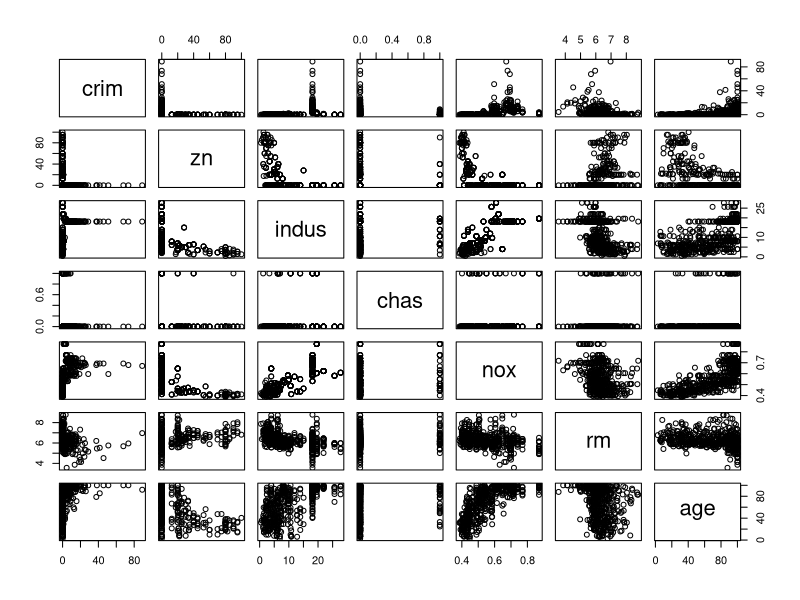
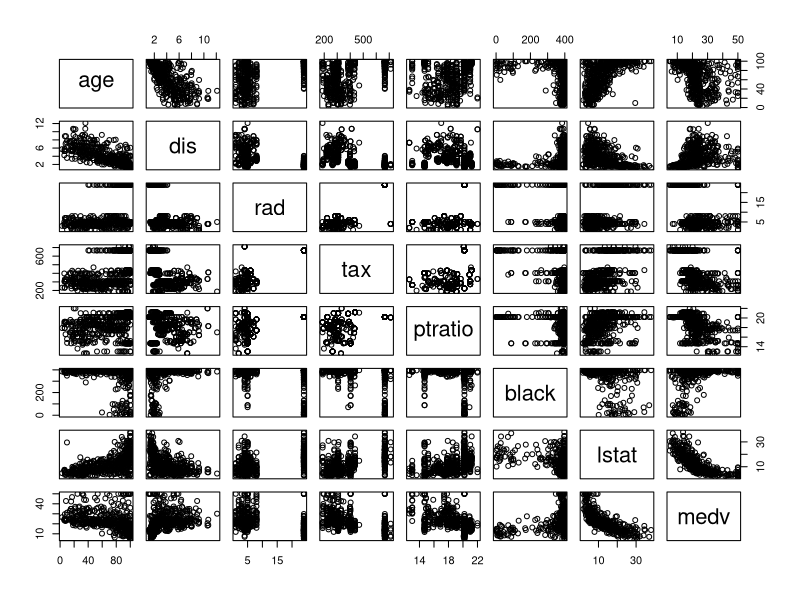
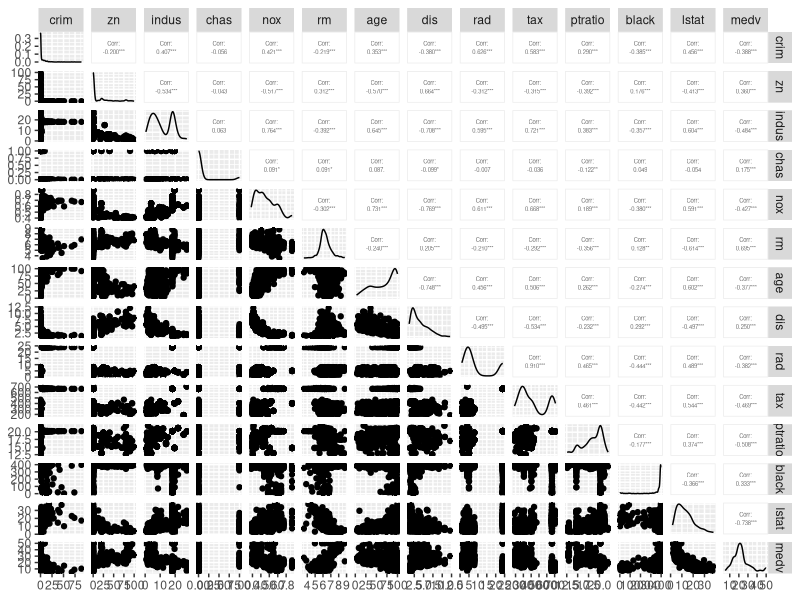
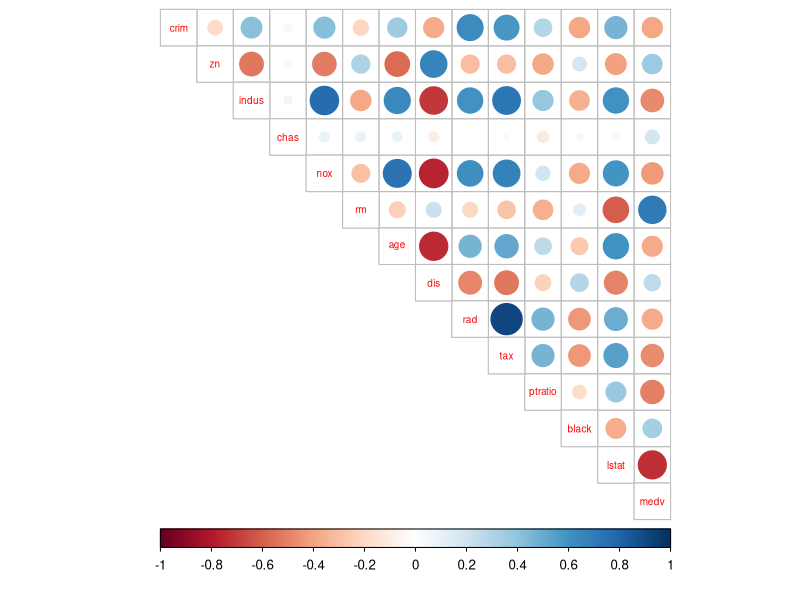
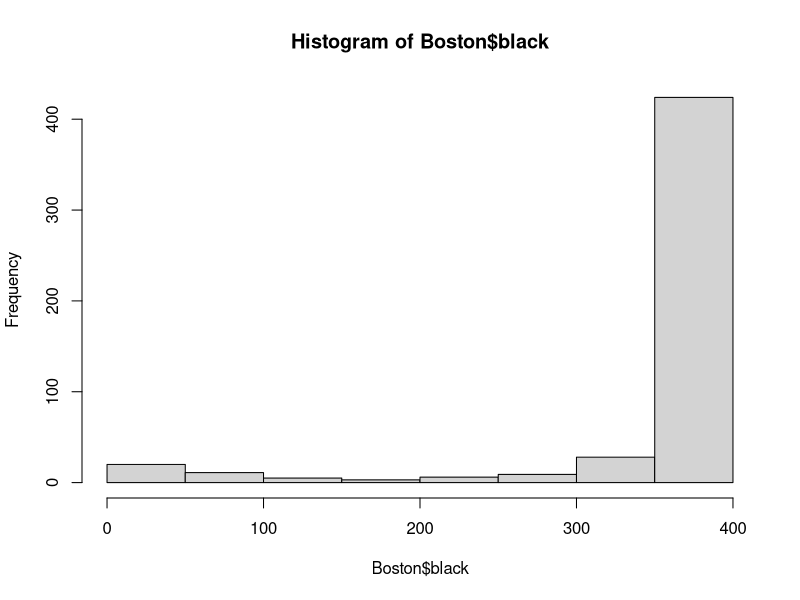
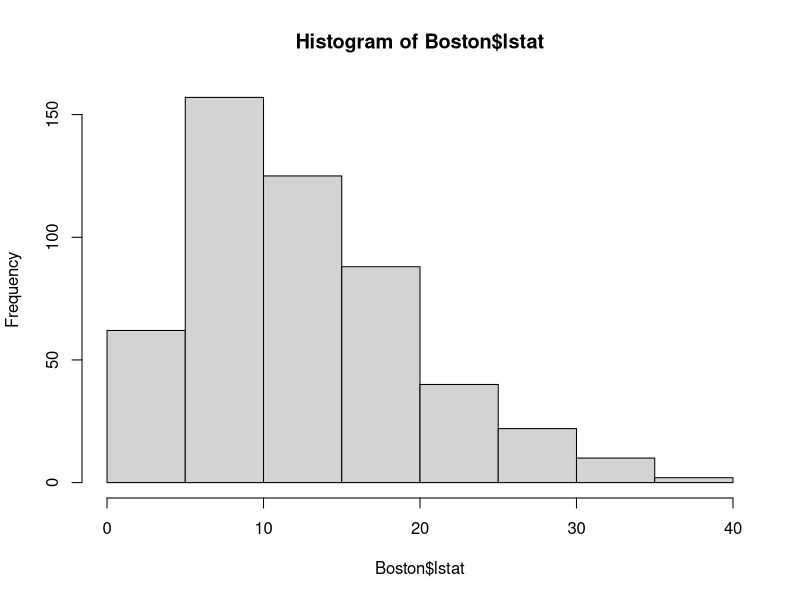
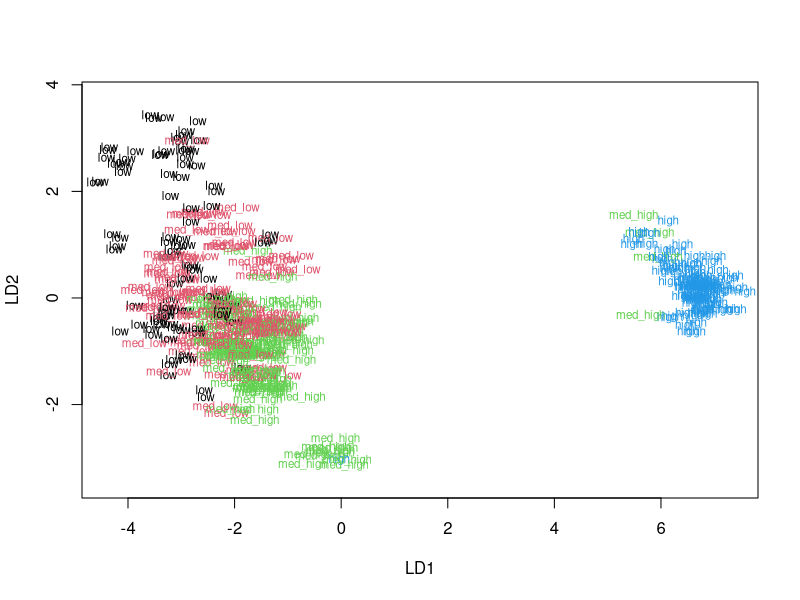
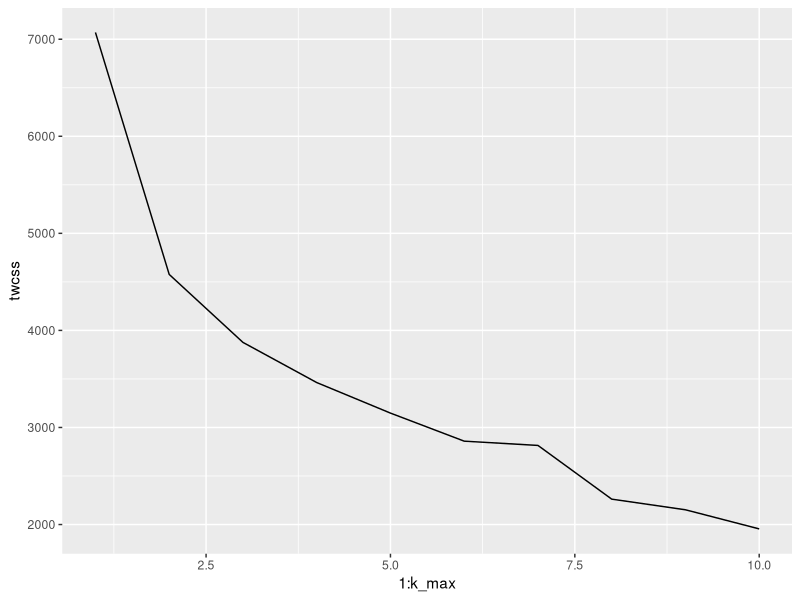

Write R code to recreate these figures, in order.
## ---- chunk 1
#loading the MASS package
library(MASS)
#loading the data from it
data("Boston")


dim(Boston)#506 obs, 14 var.
str(Boston) # all values are numerical, 3 have integer values and the rest have decimals.
head(Boston,10)

## ---- chunk 2
#loading packages
library(tidyverse)
library(corrplot)
library(GGally)

#a graphical overview of the data
#lets do pairs on parts of data at a time to get a clearer picture
pairs(Boston[1:7])
pairs(Boston[7:14])
#looking at distributions and correlations
ggpairs(Boston,lower = list(combo = wrap("facethist", bins = 20)),
             upper = list(continuous = wrap("cor", size = 1.5)))

# calculating the correlation matrix and rounding it
cor_matrix<-cor(Boston) %>% round(2)
#looking into the correlations
cor_matrix
# visualizing the correlation matrix
corrplot(cor_matrix, method="circle", type="upper", cl.pos="b", tl.pos="d",tl.cex=0.6)

#show summaries of the variables
summary(Boston)

#two additional histograms
hist(Boston$black)
hist(Boston$lstat)

## ---- chunk 3
#centering and standardizing the variables
boston_scaled <- scale(Boston)

# summaries of the scaled variables
summary(boston_scaled)

# class of the boston_scaled object
class(boston_scaled) #matrix
# transforming it into a data frame
boston_scaled <- as.data.frame(boston_scaled)

## ---- chunk 4
#creating a quantile vector of crim and print it
q <- quantile(boston_scaled$crim)
q

#Using the quantiles as the break points in the new categorical variable
crime <- cut(boston_scaled$crim, breaks = q, include.lowest = TRUE, label=c("low", "med_low", "med_high", "high"))

#looking into the new factor crime variable
table(crime) #seems fine

#adding the crime variable to the scaled data
boston_scaled <- data.frame(boston_scaled, crime)

#dropping the original crim variable from the data
boston_scaled <- dplyr::select(boston_scaled, -crim)


## ---- chunk 5
#separating the data so that 80% of the data belongs to the train set (and 20% to the test set)

# number of rows in the Boston dataset 
n <- nrow(boston_scaled)

# randomly choosing 80% of the rows
training <- sample(n,  size = n * 0.8)

# create the train set
train <- boston_scaled[training,]

# create the test set 
test <- boston_scaled[-training,]

dim(test) #102 obs
dim(train) #404 obs

## ---- chunk 6
#Fit the linear discriminant analysis on the train set. Use the categorical crime rate as the target variable and all the other variables in the dataset as predictor variables. 

#fitting the LDA
lda.fit <- lda(crime ~ ., data = train)
#printing the model object
lda.fit

# target classes as numeric
target <- as.numeric(train$crime)

#Draw the LDA (bi)plot
plot(lda.fit, dimen = 2, col=target, pch=target)

## ---- chunk 7
#Save the (correct) crime categories from the test set 
correct_crime <- test$crime

# remove the categorical crime variable from the test dataset
test <- dplyr::select(test, -crime)
#
#Predict the classes with the LDA model on the test data. 
lda.pred <- predict(lda.fit, newdata = test)
#
#Cross tabulate the results with the crime categories from the test set. 
table(correct = correct_crime, predicted = lda.pred$class)

## ---- chunk 8
#Reload the Boston dataset
data("Boston")

#standardize the dataset (to get comparable distances below). 
#saving the sclaed data as a data frame
boston_scaled2 <- scale(Boston) %>% as.data.frame()

#looking into last 10 observations
tail(boston_scaled2,10)
#and a summary
summary(boston_scaled2)

#Calculate the distances between the observations.
#First,euclidean distance:
#matrix
dist_eu <- dist(boston_scaled2) #euclidean distance is the default
#summary
summary(dist_eu) # median distance is 4.8 (out of 14.4)
#Second,manhattan distance:
# matrix
dist_man <- dist(boston_scaled2, method="manhattan")
#summary 
summary(dist_man) # median distance is 12.6 (out of 48.9)


#Run k-means algorithm on the dataset. 
km <-kmeans(boston_scaled2, centers = "4")

#Investigate what is the optimal number of clusters and run the algorithm again. 

#looking at how the total of within cluster sum of squares (WCSS) behaves when the number of cluster changes; the optimal number of clusters is when the total WCSS drops radically.

#to always use the same initial cluster center
set.seed(123)
#Let's check how the WCSS change through 10 different cluster amounts (1 to 10 clusters).
k_max <- 10 #the max number of clusters
twcss <- sapply(1:k_max, function(k){kmeans(boston_scaled2, k)$tot.withinss}) #calculating the WCSS

#examining the results
qplot(x = 1:k_max, y = twcss, geom = 'line')
#The biggest drop comes at cluster change from 1 to 2 so 2 clusters seems to be the best choice.

#Let's rerun the k-means clustering
km_f <-kmeans(boston_scaled2, centers = "2")

#plotting (visualising) the clusters (in two subsets to see the results clearer)
pairs(boston_scaled2[1:7], col =km_f$cluster)
pairs(boston_scaled2[8:14], col =km_f$cluster)

#transforming km_f into a factor for the visualization
km_f$cluster <- as.factor(km_f$cluster)

#some further visualization with the two subsets
ggpairs(boston_scaled2[1:7],lower = list(combo = wrap("facethist", bins = 20)),upper = list(continuous = wrap("cor", size = 1.5)),  mapping=ggplot2::aes(colour = km_f$cluster, alpha=0.5))

ggpairs(boston_scaled2[8:14],lower = list(combo = wrap("facethist", bins = 20)),upper = list(continuous = wrap("cor", size = 1.5)),  mapping=ggplot2::aes(colour = km_f$cluster, alpha=0.5))

## ---- chunk 9
#Performing the cluster analysis
km3 <-kmeans(boston_scaled2, centers = "3")

#making the target variable numeric
clusters <- as.numeric(km3$cluster)
#adding the target variable into the data
boston_scaled2 <- data.frame(boston_scaled2, clusters)


#OBS! I had to comment out the below code because the lda-function gave an error when knitting "variable 4 appears to be constant within groups calls". I could not find a way to fix it. The text in the end is based on the results that I got (before knitting the document).

#Including all the variables in the Boston data as predictors in the LDA
#lda.fit2 <- lda(clusters ~ ., data = boston_scaled2)

#printing the LDA object
#lda.fit2

#Visualize the results with a biplot (include arrows representing the relationships of the original variables to the LDA solution).

# the function for lda biplot arrows
lda.arrows <- function(x, myscale = 1, arrow_heads = 0.1, color = "blue", tex = 0.75, choices = c(1,2)){
  heads <- coef(x)
  arrows(x0 = 0, y0 = 0, 
         x1 = myscale * heads[,choices[1]], 
         y1 = myscale * heads[,choices[2]], col=color, length = arrow_heads)
  text(myscale * heads[,choices], labels = row.names(heads), 
       cex = tex, col=color, pos=3)
}

#creating the plot
#plot(lda.fit2, dimen = 2, col=clusters, pch=clusters)
#lda.arrows(lda.fit2, myscale = 4.5)

